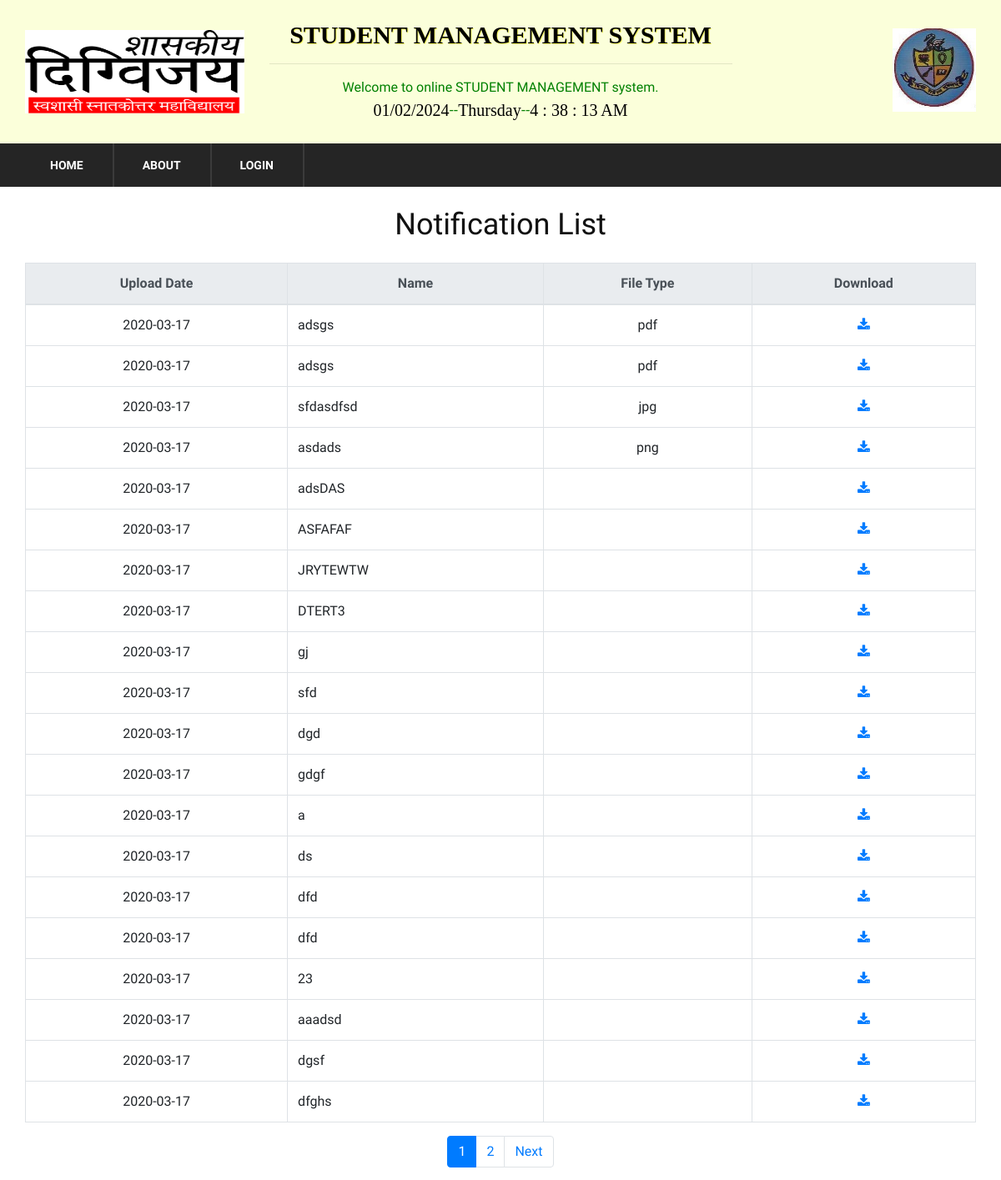
/read_more.php, run on the app's committed database.
### tables this page shows
CREATE TABLE `notification` (
  `sno` int(30) NOT NULL,
  `user_id` varchar(30) NOT NULL,
  `filename` varchar(44) NOT NULL,
  `name` varchar(30) NOT NULL,
  `description` longtext NOT NULL,
  `notification` varchar(30) NOT NULL,
  `date` date NOT NULL
);

### read_more.php (the view, shortened to what this page needs)
<?php include 'header.php';
 $conn=mysqli_connect('localhost','root','','sms') or die(mysqli_error($conn));
?>
          <div class="nav-item">
            <div class="container">
                <nav class="nav-menu mobile-menu">
                    <ul>
                        <li><a href="index.php">Home</a></li>
                        <li><a href="about.php">About</a></li>
                        <li><a href="#">Login</a>
                        </li>
                    </ul>
                </nav>
            </div>
        </div>
    </header>
<br>
  <div class="container">
    	<h2 align="center">Notification List</h2><br>
          <div class="table-responsive">
          <table class="table table-bordered table-hover tbl">
            <thead class="thead-light">
              <tr>
               <th>Upload Date</th>
              <th>Name</th>
              <th>File Type</th>
              <th>Download</th>
            </tr></thead>
            <tbody>
              <?php
                    $limit=20;
                    if (isset($_GET['page']))
                    {
                      $page= $_GET['page'];
                    }
                    else
                    {
                      $page=1;
                    }
                    $offset=($page - 1) * $limit;
                $sel_query="SELECT * FROM notification ORDER BY date DESC LIMIT {$offset},{$limit }";
                $sel_query_res= mysqli_query($conn,$sel_query) OR die(mysqli_error($conn));
              $dot=".";
              while ($row_data= mysqli_fetch_array($sel_query_res))
             {
              ?>
              <tr>
              <td><?= $row_data['date'] ?></td>
              <td align="left"><?= $row_data['description'] ?></td>
              <td><?= $row_data['notification'] ?></td>
              <td>
          <a href="download.php?dataID=<?= $row_data['filename'].$row_data['sno'].$dot.$row_data['notification'] ?>"><i class="fa fa-download" aria-hidden="true"></i></a>
            </tr> <?php  } ?>
          </tbody>
          </table>
              <?php
                  $select= "SELECT * FROM notification";
                  $result= mysqli_query($conn,$select) or die("failed");
                  if (mysqli_num_rows($result) > 0)
                  {
                    $total_records=mysqli_num_rows($result);
                    $total_page = ceil($total_records/$limit);
             if ($total_records > 20)
             {
                    echo '<ul class="pagination justify-content-center">';
                    for ($i=1; $i <= $total_page; $i++)
                    {
                      if ($i==$page)
                      {
                        $active="active";
                      }
                      else
                      {
                         $active="";
                      }
                        echo '<li class="page-item '.$active.'"><a class="page-link" href="read_more.php?page='.$i.'">'.$i.'</a></li>';
                    }
                    if ($total_page > $page)
                    {
                       echo '<li class="page-item"><a class="page-link" href="read_more.php?page='.($page + 1). '">Next</a></li>';
                    }
                    echo '</ul>';
                  }
                }
              ?>
          </div>
    </div>
<?php include 'footer.php'; ?>

### css/style1.css (style rules this page uses)
.nav-item { margin-top: -15px; }

### css/style.css (style rules this page uses)
html, body { height: 100%; font-family: "Muli", sans-serif; -webkit-font-smoothing: antialiased; font-smoothing: antialiased; }
h1, h2, h3, h4, h5, h6 { margin: 0; color: #111111; font-weight: 400; font-family: "Muli", sans-serif; }
h2 { font-size: 36px; }
ul, ol { padding: 0; margin: 0; }
.nav-item { background: #252525; display: -webkit-box; display: -ms-flexbox; display: flex; }
.nav-item .nav-menu { display: -webkit-inline-box; display: -ms-inline-flexbox; display: inline-flex; position: relative; }
.nav-item .nav-menu li { list-style: none; display: inline-block; margin-left: -5px; position: relative; }
.nav-item .nav-menu li a { font-size: 14px; font-weight: 700; display: block; color: #ffffff; border-right: 2px solid #3b3b3b; text-transform: uppercase; padding: 16px 42px 15px; -webkit-transition: all 0.3s; -o-transition: all 0.3s; transition: all 0.3s; }
@media only screen and (min-width: 1200px) and (max-width: 1920px) { .nav-item .nav-menu li a { padding: 16px 45px 15px; } }
@media only screen and (min-width: 1200px) { .container { max-width: 1170px; } }

### header.php (style rules this page uses)
@media only screen and (min-width: 1200px) and (max-width: 1920px) { .nav-item .nav-menu li a { padding: 16px 35px 15px; } }

### read_more.php (style rules this page uses)
.tbl { text-align: center; }

### data on the page
notification: date "2020-03-17", description "adsgs", notification "pdf"
notification: date "2020-03-17", description "adsgs", notification "pdf"
notification: date "2020-03-17", description "sfdasdfsd", notification "jpg"
notification: date "2020-03-17", description "asdads", notification "png"
notification: date "2020-03-17", description "adsDAS"
notification: date "2020-03-17", description "ASFAFAF"
notification: date "2020-03-17", description "JRYTEWTW"
notification: date "2020-03-17", description "DTERT3"
notification: date "2020-03-17", description "gj"
notification: date "2020-03-17", description "sfd"
notification: date "2020-03-17", description "dgd"
notification: date "2020-03-17", description "gdgf"
notification: date "2020-03-17", description "a"
notification: date "2020-03-17", description "ds"
notification: date "2020-03-17", description "dfd"
notification: date "2020-03-17", description "dfd"
notification: date "2020-03-17", description "23"
notification: date "2020-03-17", description "aaadsd"
notification: date "2020-03-17", description "dgsf"
notification: date "2020-03-17", description "dfghs"
